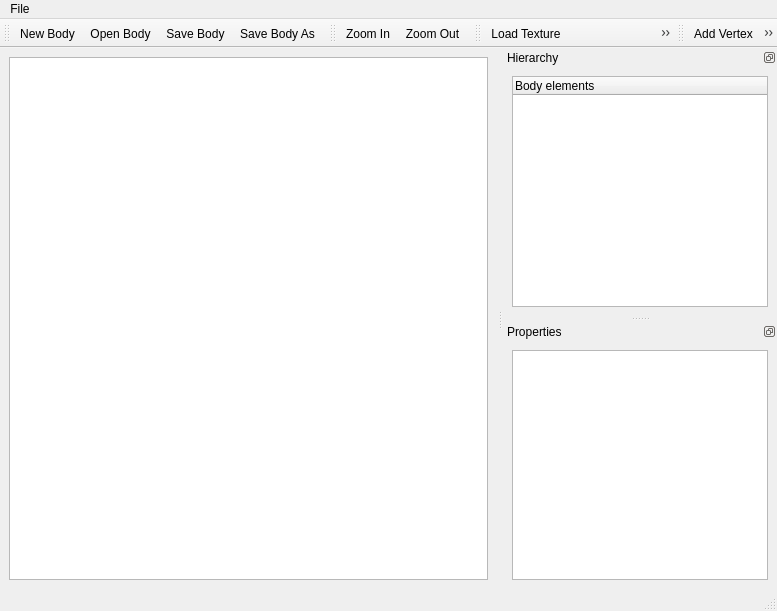
<ui version="4.0" >
 <class>Editor</class>
 <widget class="QMainWindow" name="Editor" >
  <property name="geometry" >
   <rect>
    <x>0</x>
    <y>0</y>
    <width>777</width>
    <height>611</height>
   </rect>
  </property>
  <property name="windowTitle" >
   <string>Body Editor</string>
  </property>
  <property name="dockOptions" >
   <set>QMainWindow::AllowTabbedDocks|QMainWindow::AnimatedDocks|QMainWindow::VerticalTabs</set>
  </property>
  <widget class="QWidget" name="centralwidget" >
   <layout class="QVBoxLayout" >
    <item>
     <widget class="EditorGraphicsView" name="view" >
      <property name="mouseTracking" >
       <bool>true</bool>
      </property>
      <property name="renderHints" >
       <set>QPainter::Antialiasing|QPainter::HighQualityAntialiasing|QPainter::SmoothPixmapTransform|QPainter::TextAntialiasing</set>
      </property>
     </widget>
    </item>
   </layout>
  </widget>
  <widget class="QMenuBar" name="menubar" >
   <property name="geometry" >
    <rect>
     <x>0</x>
     <y>0</y>
     <width>777</width>
     <height>27</height>
    </rect>
   </property>
   <widget class="QMenu" name="menuFile" >
    <property name="title" >
     <string>File</string>
    </property>
    <addaction name="actionNewBody" />
    <addaction name="actionOpenBody" />
    <addaction name="actionSaveBody" />
    <addaction name="actionSaveBodyAs" />
    <addaction name="separator" />
    <addaction name="actionExit" />
   </widget>
   <addaction name="menuFile" />
  </widget>
  <widget class="QStatusBar" name="statusbar" />
  <widget class="QToolBar" name="toolBarFile" >
   <property name="windowTitle" >
    <string>toolBar</string>
   </property>
   <attribute name="toolBarArea" >
    <enum>TopToolBarArea</enum>
   </attribute>
   <attribute name="toolBarBreak" >
    <bool>false</bool>
   </attribute>
   <addaction name="actionNewBody" />
   <addaction name="actionOpenBody" />
   <addaction name="actionSaveBody" />
   <addaction name="actionSaveBodyAs" />
  </widget>
  <widget class="QToolBar" name="toolBarView" >
   <property name="windowTitle" >
    <string>toolBar_2</string>
   </property>
   <attribute name="toolBarArea" >
    <enum>TopToolBarArea</enum>
   </attribute>
   <attribute name="toolBarBreak" >
    <bool>false</bool>
   </attribute>
   <addaction name="actionZoomIn" />
   <addaction name="actionZoomOut" />
  </widget>
  <widget class="QToolBar" name="toolBarBody" >
   <property name="windowTitle" >
    <string>toolBar_3</string>
   </property>
   <attribute name="toolBarArea" >
    <enum>TopToolBarArea</enum>
   </attribute>
   <attribute name="toolBarBreak" >
    <bool>false</bool>
   </attribute>
   <addaction name="actionLoadTexture" />
   <addaction name="actionRemoveShape" />
   <addaction name="actionAddPolyShape" />
   <addaction name="actionAddCircShape" />
  </widget>
  <widget class="QDockWidget" name="dockHierarchy" >
   <property name="features" >
    <set>QDockWidget::DockWidgetFloatable|QDockWidget::DockWidgetMovable|QDockWidget::NoDockWidgetFeatures</set>
   </property>
   <property name="windowTitle" >
    <string>Hierarchy</string>
   </property>
   <attribute name="dockWidgetArea" >
    <number>2</number>
   </attribute>
   <widget class="QWidget" name="dockWidgetContents" >
    <layout class="QVBoxLayout" >
     <item>
      <widget class="QTreeWidget" name="treeBodyHierarchy" >
       <column>
        <property name="text" >
         <string>Body elements</string>
        </property>
       </column>
      </widget>
     </item>
    </layout>
   </widget>
  </widget>
  <widget class="QDockWidget" name="dockProperties" >
   <property name="features" >
    <set>QDockWidget::DockWidgetFloatable|QDockWidget::DockWidgetMovable|QDockWidget::NoDockWidgetFeatures</set>
   </property>
   <property name="windowTitle" >
    <string>Properties</string>
   </property>
   <attribute name="dockWidgetArea" >
    <number>2</number>
   </attribute>
   <widget class="QWidget" name="dockWidgetContents_2" >
    <layout class="QVBoxLayout" >
     <item>
      <widget class="QPropertyEditorWidget" name="propertyEditor" />
     </item>
    </layout>
   </widget>
  </widget>
  <widget class="QToolBar" name="toolBarShape" >
   <property name="windowTitle" >
    <string>toolBar</string>
   </property>
   <attribute name="toolBarArea" >
    <enum>TopToolBarArea</enum>
   </attribute>
   <attribute name="toolBarBreak" >
    <bool>false</bool>
   </attribute>
   <addaction name="actionShapeAddVertex" />
   <addaction name="actionShapeRemoveVertex" />
  </widget>
  <action name="actionNewBody" >
   <property name="icon" >
    <iconset resource="resources/resources.qrc" >:/icons/filenew.png</iconset>
   </property>
   <property name="text" >
    <string>New Body</string>
   </property>
  </action>
  <action name="actionRemoveShape" >
   <property name="icon" >
    <iconset resource="resources/resources.qrc" >:/icons/adept_purge.png</iconset>
   </property>
   <property name="text" >
    <string>Remove Shape</string>
   </property>
  </action>
  <action name="actionSaveBody" >
   <property name="icon" >
    <iconset resource="resources/resources.qrc" >:/icons/filesave.png</iconset>
   </property>
   <property name="text" >
    <string>Save Body</string>
   </property>
  </action>
  <action name="actionZoomIn" >
   <property name="icon" >
    <iconset resource="resources/resources.qrc" >:/icons/viewmag+.png</iconset>
   </property>
   <property name="text" >
    <string>Zoom In</string>
   </property>
  </action>
  <action name="actionZoomOut" >
   <property name="icon" >
    <iconset resource="resources/resources.qrc" >:/icons/viewmag-.png</iconset>
   </property>
   <property name="text" >
    <string>Zoom Out</string>
   </property>
  </action>
  <action name="actionLoadTexture" >
   <property name="icon" >
    <iconset resource="resources/resources.qrc" >:/icons/frame_image.png</iconset>
   </property>
   <property name="text" >
    <string>Load Texture</string>
   </property>
  </action>
  <action name="actionSaveBodyAs" >
   <property name="icon" >
    <iconset resource="resources/resources.qrc" >:/icons/filesaveas.png</iconset>
   </property>
   <property name="text" >
    <string>Save Body As...</string>
   </property>
  </action>
  <action name="actionOpenBody" >
   <property name="icon" >
    <iconset resource="resources/resources.qrc" >:/icons/fileopen.png</iconset>
   </property>
   <property name="text" >
    <string>Open Body...</string>
   </property>
  </action>
  <action name="actionExit" >
   <property name="icon" >
    <iconset resource="resources/resources.qrc" >:/icons/exit.png</iconset>
   </property>
   <property name="text" >
    <string>Exit</string>
   </property>
  </action>
  <action name="actionShapeAddVertex" >
   <property name="icon" >
    <iconset resource="resources/resources.qrc" >:/icons/adept_install.png</iconset>
   </property>
   <property name="text" >
    <string>Add Vertex</string>
   </property>
  </action>
  <action name="actionShapeRemoveVertex" >
   <property name="icon" >
    <iconset resource="resources/resources.qrc" >:/icons/adept_remove.png</iconset>
   </property>
   <property name="text" >
    <string>Remove Vertex</string>
   </property>
  </action>
  <action name="actionAddPolyShape" >
   <property name="icon" >
    <iconset resource="resources/resources.qrc" >:/icons/add-poly.svg</iconset>
   </property>
   <property name="text" >
    <string>Add Polygonal Shape</string>
   </property>
  </action>
  <action name="actionAddCircShape" >
   <property name="icon" >
    <iconset resource="resources/resources.qrc" >:/icons/add-circ.svg</iconset>
   </property>
   <property name="text" >
    <string>Add Circular Shape</string>
   </property>
  </action>
 </widget>
 <customwidgets>
  <customwidget>
   <class>QPropertyEditorWidget</class>
   <extends>QTreeView</extends>
   <header>QPropertyEditorWidget.h</header>
  </customwidget>
  <customwidget>
   <class>EditorGraphicsView</class>
   <extends>QGraphicsView</extends>
   <header>editorgraphicsview.h</header>
  </customwidget>
 </customwidgets>
 <resources>
  <include location="resources/resources.qrc" />
 </resources>
 <connections/>
</ui>
